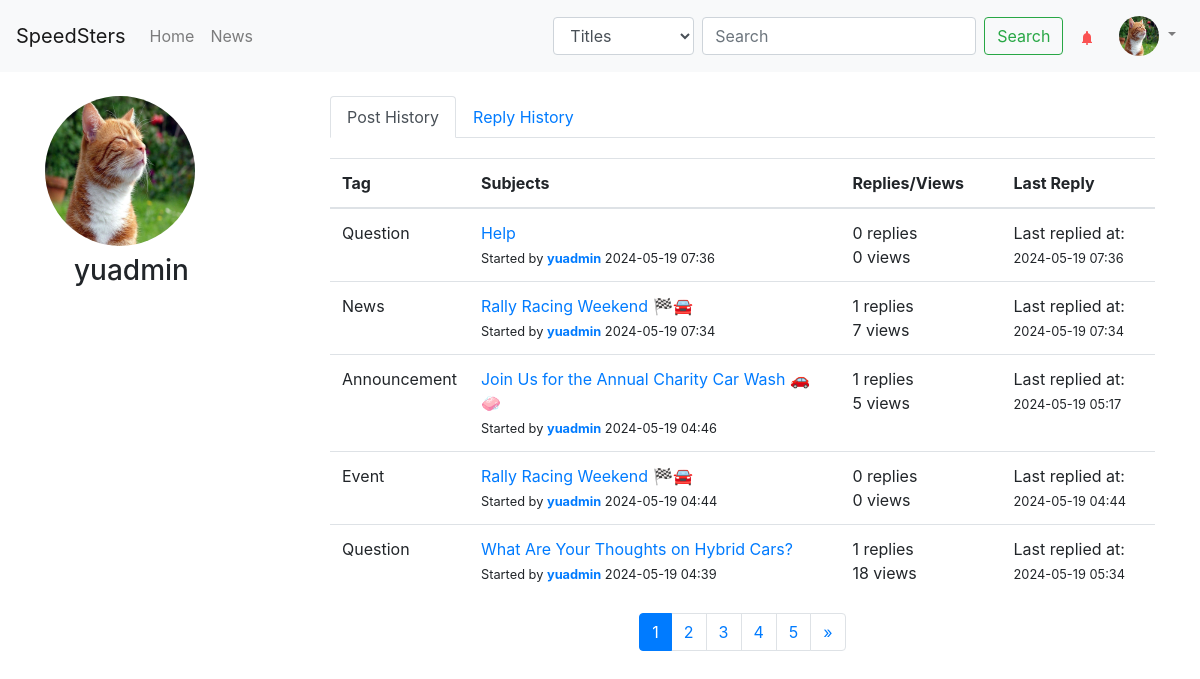
Screenshot of /user/profile/1 (signed in) with the database file from the repository.
### app/models/models.py (models this page shows)
class User(UserMixin,db.Model):
    id = db.Column(db.Integer, primary_key=True)
    username = db.Column(db.String(64), index=True, unique=True)
    email = db.Column(db.String(120), index=True, unique=True)
    password_hash = db.Column(db.String(128))
    profile_image_url = db.Column(db.String(200), default="/static/uploads/default_user.jpg")

class Post(db.Model):
    id = db.Column(db.Integer, primary_key=True)  # Unique identifier for the post
    title = db.Column(db.String(255), nullable=False)  # Title of the post, cannot be empty
    category = db.Column(db.String(255), nullable=True)
    content = db.Column(db.Text, nullable=False)  # Content of the post, cannot be empty
    created_at = db.Column(db.DateTime,default=datetime.utcnow)  # Record of when the post was created, defaults to current time
    user_id = db.Column(db.Integer, db.ForeignKey('user.id'))
    user = db.relationship('User', backref=db.backref('posts', lazy=True))
    views = db.Column(db.Integer, default=0)
    replies_count = db.Column(db.Integer, default=0)
    last_reply_date = db.Column(db.DateTime,default=datetime.utcnow)
    likes = db.Column(db.Integer, default=0)
    replies = db.relationship('Reply', backref='post', lazy='dynamic')
    def get_last_reply_date(self):
        latest_reply = Reply.query.filter_by(post_id=self.id).order_by(Reply.created_at.desc()).first()
        if latest_reply:
            return latest_reply.created_at
        else:
            return self.created_at

class Reply(db.Model):
    id = db.Column(db.Integer, primary_key=True)  # Unique identifier for the reply
    content = db.Column(db.Text, nullable=False)  # Content of the reply, cannot be empty
    post_id = db.Column(db.Integer, db.ForeignKey('post.id'), nullable=False)  # Foreign key to the post that this reply is associated with
    parent_id = db.Column(db.Integer, db.ForeignKey('reply.id'), nullable=True)  # Enables hierarchical structure for replies
    children = db.relationship('Reply', backref=db.backref('parent', remote_side=[id]), lazy=True)
    created_at = db.Column(db.DateTime,default=datetime.utcnow)  # Record of when the reply was created, defaults to current UTC time
    user_id = db.Column(db.Integer, db.ForeignKey('user.id'))
    user = db.relationship('User', backref=db.backref('replies', lazy=True))
    likes = db.Column(db.Integer, default=0)

### app/blueprint/user/routes.py (the view)
@user.route('/user/profile/<int:user_id>',methods=['GET', 'POST'])
@login_required
def user_profile(user_id, tab='posts'):
    user = User.query.get_or_404(user_id)
    post_page = request.args.get('post_page', 1, type=int)
    reply_page = request.args.get('reply_page', 1, type=int)
    per_page = 5  # Number of items per page
    posts = Post.query.filter_by(user_id=user_id).order_by(Post.created_at.desc()).paginate(page=post_page, per_page=per_page)
    replies = Reply.query.filter_by(user_id=user_id).order_by(Reply.created_at.desc()).paginate(page=reply_page, per_page=per_page)
    return render_template('user/user_profile.html', user=user, posts=posts, replies=replies, active_tab=tab)

### app/blueprint/pnr/filters.py (called while the page is built)
def strip_html(text):
    clean = re.compile('<.*?>')
    return re.sub(clean, '', text)

def truncate_words(text, num_words):
    words = text.split()
    if len(words) > num_words:
        return ' '.join(words[:num_words]) + '...'
    return ' '.join(words)

### app/templates/user/user_profile.html (shortened to what this page needs)
{% extends "base.html" %} {% block title %}User Profile{% endblock %}  {% block content %}
<div class="container mt-4">
  <div class="row">
    <div class="col-md-3">
      <img
        src="{{ user.profile_image_url }}"
        class="img-fluid rounded-circle"
        alt="User Profile Picture"
        style="width: 150px; height: 150px"
      >
      <div style="margin-left: 5px">
        <h3 class="mt-2 ml-4">{{ user.username }}</h3>
      </div>
    </div>
    <div class="col-md-9">
      <ul class="nav nav-tabs" id="profileTabs" role="tablist">
        <li class="nav-item">
          <a
            class="nav-link {% if request.args.get('tab') != 'replies' %}active{% endif %}"
            id="posts-tab"
            data-toggle="tab"
            href="#v-pills-posts"
            role="tab"
            aria-controls="v-pills-posts"
            aria-selected="true"
            >Post History</a
          >
        </li>
        <li class="nav-item">
          <a
            class="nav-link {% if request.args.get('tab') == 'replies' %}active{% endif %}"
            id="replies-tab"
            data-toggle="tab"
            href="#v-pills-replies"
            role="tab"
            aria-controls="v-pills-replies"
            aria-selected="false"
            >Reply History</a
          >
        </li>
      </ul>
      <div class="tab-content" id="profileTabsContent" style="margin-top: 20px">
        <div
          class="tab-pane fade {% if request.args.get('tab') != 'replies' %}show active{% endif %}"
          id="v-pills-posts"
          role="tabpanel"
          aria-labelledby="posts-tab"
        >
          <table class="table table-hover">
            <thead>
              <tr>
                <th scope="col" style="width: 10%">Tag</th>
                <th scope="col" style="width: 50%">Subjects</th>
                <th scope="col" style="width: 20%">Replies/Views</th>
                <th scope="col" style="width: 20%">Last Reply</th>
              </tr>
            </thead>
            <tbody>
              {% for post in posts.items %}
              <tr>
                <td>{{ post.category.capitalize() }}</td>
                <td>
                  <a
                    href="{{ url_for('pr.details', post_id=post.id) }}"
                    class="custom-link"
                    >{{ post.title }}</a
                  ><br >
                  <small
                    >Started by
                    <b><a href="#">{{ post.user.username }}</a></b>
                    <span
                      >{{ post.created_at.strftime('%Y-%m-%d %H:%M') }}</span
                    ></small
                  >
                </td>
                <td>
                  {{ post.replies_count }} replies <br >
                  {{ post.views }} views
                </td>
                <td>
                  Last replied at: <b>{{ post.last_replier_username }}</b><br >
                  <small
                    >{{ post.get_last_reply_date().strftime('%Y-%m-%d %H:%M')
                    }}</small
                  >
                </td>
              </tr>
              {% endfor %}
            </tbody>
          </table>
          <nav aria-label="Posts page navigation">
            <ul class="pagination justify-content-center">
               {% for page_num in posts.iter_pages() %}
              <li
                class="page-item {% if page_num == posts.page %}active{% endif %}"
              >
                <a
                  class="page-link"
                  href="{{ url_for('user.user_profile', user_id=user.id, post_page=page_num) }}"
                  >{{ page_num }}</a
                >
              </li>
              {% endfor %} {% if posts.has_next %}
              <li class="page-item">
                <a
                  class="page-link"
                  href="{{ url_for('user.user_profile', user_id=user.id, post_page=posts.next_num) }}"
                  aria-label="Next"
                >
                  <span aria-hidden="true">&raquo;</span>
                </a>
              </li>
              {% endif %}
            </ul>
          </nav>
        </div>
      </div>
    </div>
  </div>
</div>
{% endblock %}

### app/templates/base.html (shortened to what this page needs)
<!DOCTYPE html>
<html lang="en">
  <head>
    <link
      href="https://stackpath.bootstrapcdn.com/bootstrap/4.3.1/css/bootstrap.min.css"
      rel="stylesheet"
    >
    <link
      rel="stylesheet"
      href="{{ url_for('static', filename='css/notification.css') }}"
    >
  </head>
  <body>
    <header>
      {% block header %}
      <nav class="navbar navbar-expand-lg navbar-light bg-light">
        <a class="navbar-brand" href="{{ url_for('auth.index') }}"
          >SpeedSters</a
        >
        <div class="collapse navbar-collapse" id="navbarNav">
          <ul class="navbar-nav mr-auto">
            <li class="nav-item">
              <a class="nav-link" href="{{ url_for('pr.view_post') }}">Home</a>
            </li>
            <li class="nav-item">
              <a class="nav-link" href="{{ url_for('pr.news') }}">News</a>
            </li>
          </ul>
          <form
            class="form-inline my-2 my-lg-0"
            action="{{ url_for('pr.search') }}"
            method="get"
          >
            <select class="form-control mr-sm-2" name="search_type">
              <option value="Titles">Titles</option>
            </select>
            <input
              class="form-control mr-sm-2"
              type="search"
              name="q"
              placeholder="Search"
              aria-label="Search"
            >
            <button class="btn btn-outline-success my-2 my-sm-0" type="submit">
              Search
            </button>
          </form>
          <div class="notification-bell-container mx-3">
            <a href="#" id="notification-bell">
              {% if new_notifications_count > 0 %}
              <img
                src="{{ url_for('static', filename='icon/bell-new.png') }}"
                alt="New Notifications"
              >
              {% else %}
              <img
                src="{{ url_for('static', filename='icon/bell-no-new.png') }}"
                alt="No New Notifications"
              >
              {% endif %}
            </a>
          </div>
          <ul class="navbar-nav">
            <li class="nav-item dropdown">
              <a
                class="nav-link dropdown-toggle"
                href="#"
                id="navbarDropdownMenuLink"
                role="button"
                data-toggle="dropdown"
                aria-haspopup="true"
                aria-expanded="false"
              >
                {% if current_user.is_authenticated %}
                <img
                  src="{{ current_user.profile_image_url }}"
                  class="rounded-circle"
                  style="width: 40px; height: 40px"
                  alt="Profile img"
                >
                {% endif %}
              </a>
            </li>
          </ul>
        </div>
      </nav>
      {% endblock %}
    </header>
    <div class="content">{% block content %}{% endblock %}</div>
  </body>
</html>

### app/static/css/notification.css (style rules this page uses)
.notification-bell-container { position: relative; display: inline-block; }

### rows the page displays
User: profile_image_url (picture), username "yuadmin"
Post: category "Question", title "Help", user.username "yuadmin", created_at "2024-05-19 07:36", replies_count "0", views "0", get_last_reply_date "2024-05-19 07:36"
Post: category "News", title "Rally Racing Weekend 🏁🚘", user.username "yuadmin", created_at "2024-05-19 07:34", replies_count "1", views "7", get_last_reply_date "2024-05-19 07:34"
Post: category "Announcement", title "Join Us for the Annual Charity Car Wash 🚗🧼", user.username "yuadmin", created_at "2024-05-19 04:46", replies_count "1", views "5", get_last_reply_date "2024-05-19 05:17"
Post: category "Event", title "Rally Racing Weekend 🏁🚘", user.username "yuadmin", created_at "2024-05-19 04:44", replies_count "0", views "0", get_last_reply_date "2024-05-19 04:44"
Post: category "Question", title "What Are Your Thoughts on Hybrid Cars?", user.username "yuadmin", created_at "2024-05-19 04:39", replies_count "1", views "18", get_last_reply_date "2024-05-19 05:34"

### other values shown
{{ page_num }} "1" "2" "3" "4" "5"
